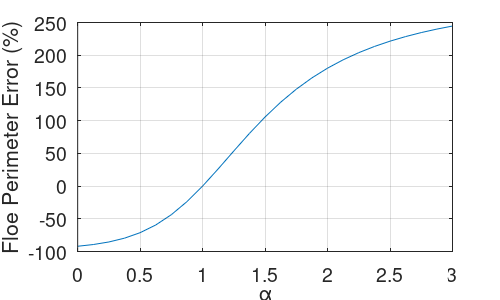

The MATLAB script that drew this image:
r = linspace(5,1500,300);

alpha = 0:.125:3;
perim = 0*alpha; 

f = zeros(25,300); 
p = f; 

[~, ploc] = find(alpha > 1,1);
ploc = ploc - 1; 

dr = [r(1) diff(r)]; 

for i = 1:length(alpha)
    
    f(i,:) = r.^(-alpha(i));
    
    f(i,:) = f(i,:) / sum(f(i,:)); 

    p(i,:) = 2*f(i,:) ./ (r);
    
    perim(i) = sum(p(i,:).*dr); 
    
end

plot(alpha,100*(perim-perim(ploc))./perim(ploc))
grid on
box on
set(gca,'ydir','normal','layer','top','fontname','helvetica','fontsize',14)
xlabel('\alpha')
ylabel('Floe Perimeter Error (%)')

pos = [5 3];
set(gcf,'windowstyle','normal','position',[0 0 pos],'paperposition',[0 0 pos],'papersize',pos,'units','inches','paperunits','inches');
set(gcf,'windowstyle','normal','position',[0 0 pos],'paperposition',[0 0 pos],'papersize',pos,'units','inches','paperunits','inches');

saveas(gcf,'floeperim.pdf')